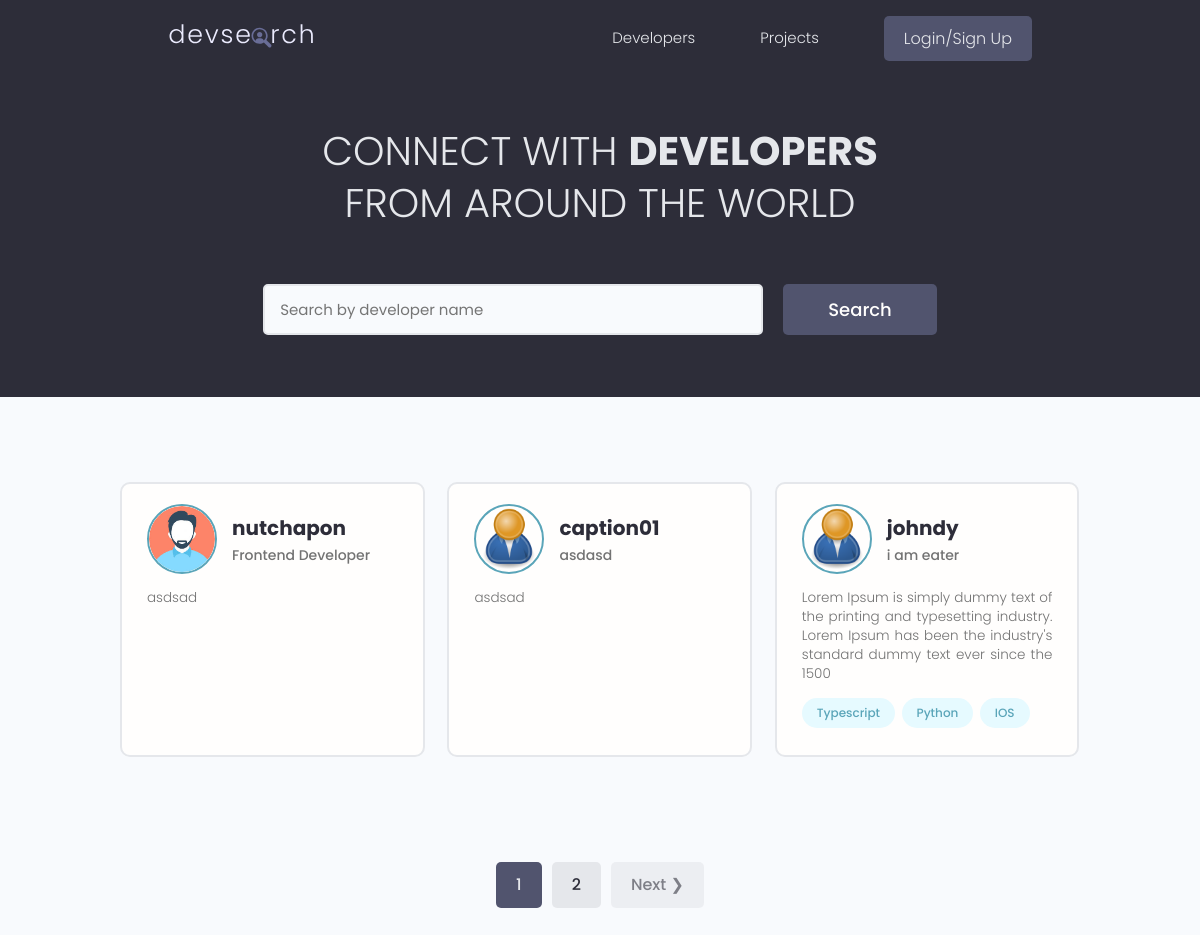
/, run on an earlier commit of the app's database.
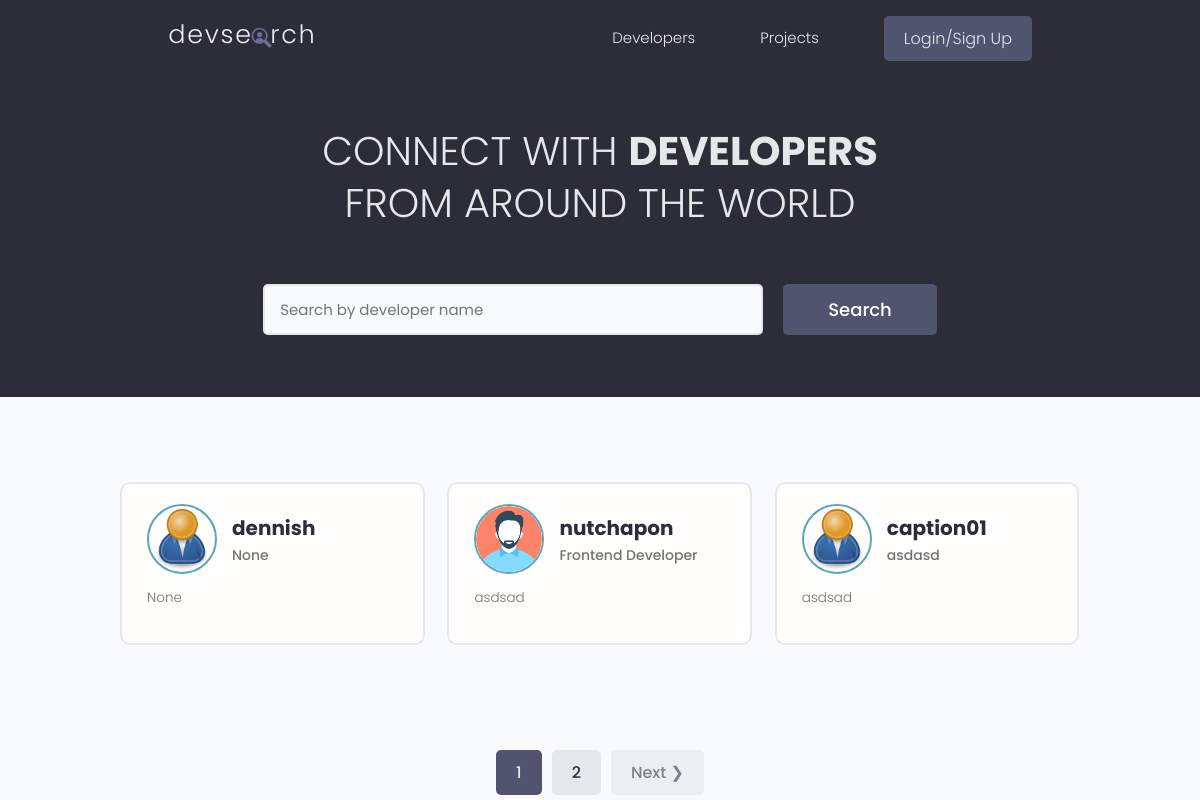
And on a later commit of the database.
### users/models.py (models this page shows, shortened)
class Profile(models.Model):
    user = models.OneToOneField(User, on_delete=models.CASCADE, null=True, blank=True)
    name = models.CharField(max_length=200, null=True, blank=True)
    username = models.CharField(max_length=200, null=True, blank=True)
    location = models.CharField(max_length=200, null=True, blank=True)
    email = models.EmailField(max_length=500, blank=True, null=True)
    short_intro =  models.CharField(max_length=200, null=True, blank=True)
    bio = models.TextField(null=True, blank=True)
    profile_image = models.ImageField(null=True, blank=True, upload_to='profiles/', default='profiles/user-default.png')
    social_github = models.CharField(max_length=200, null=True, blank=True)
    social_twitter = models.CharField(max_length=200, null=True, blank=True)
    social_linkedin = models.CharField(max_length=200, null=True, blank=True)
    social_youtube = models.CharField(max_length=200, null=True, blank=True)
    social_website = models.CharField(max_length=200, null=True, blank=True)
    created = models.DateTimeField(auto_now_add=True)
    id = models.UUIDField(
        default=uuid.uuid4,
        unique=True,
        primary_key=True,
        editable=False
    )

class Skill(models.Model):
    owner = models.ForeignKey(Profile, on_delete=models.CASCADE, null=True, blank=True)
    name = models.CharField(max_length=200, null=True, blank=True)
    description = models.TextField(null=True, blank=True)
    created = models.DateTimeField(auto_now_add=True)
    id = models.UUIDField(
        default=uuid.uuid4,
        unique=True,
        primary_key=True,
        editable=False
    )
    def __str__(self):
        return str(self.name)

### users/views.py (the view)
# urls.py: path('', views.profiles, name='profiles'),
def profiles(request):
    profiles, search_query = search_profiles(request)
    custom_range, profiles = paginate_profiles(request, profiles, 3)
    context = {
        'profiles': profiles,
        'search_query': search_query,
        'custom_range': custom_range
    }
    print(profiles)
    return render(request, 'users/profiles.html', context)

### users/utility.py (called while the page is built)
def paginate_profiles(request, profiles, results):
    page = request.GET.get('page')
    paginator = Paginator(profiles, results)
    try:
        profiles = paginator.page(page)
    except PageNotAnInteger:
        page = 1
        profiles = paginator.page(page)
    except EmptyPage:
        page = paginator.num_pages
        profiles = paginator.page(page)
    left_index = (int(page) - 4)
    if left_index < 1:
        left_index = 1
    right_index = (int(page) + 5)
    if right_index > paginator.num_pages:
        right_index = paginator.num_pages +  1
    custom_range = range(left_index, right_index)
    return custom_range, profiles

def search_profiles(request):
    search_query = ''
    if request.GET.get('search_query'):
        search_query = request.GET.get('search_query')
    skills = Skill.objects.filter(name__icontains=search_query)
    profiles = Profile.objects.distinct().filter(
        Q(name__icontains=search_query) |
        Q(short_intro__icontains=search_query) |
        Q(skill__in=skills)
    )
    return profiles, search_query

### users/templates/users/profiles.html (shortened to what this page needs)
{% extends 'main.html' %} {% block content %}
<main class="home">
    <section class="hero-section text-center">
        <div class="container container--narrow">
            <div class="hero-section__box">
                <h2>CONNECT WITH <span>DEVELOPERS</span></h2>
                <h2>FROM AROUND THE WORLD</h2>
            </div>
            <div id="searchForm" class="hero-section__search">
                <form class="form" action="{% url 'profiles' %}" method="get">
                    <div class="form__field">
                        <input
                            class="input input--text"
                            id="formInput#search"
                            type="text"
                            name="search_query"
                            placeholder="Search by developer name"
                            value="{{ search_query }}"
                        />
                    </div>
                    <input
                        class="btn btn--sub btn--lg"
                        type="submit"
                        value="Search"
                    />
                </form>
            </div>
        </div>
    </section>
    <section class="devlist">
        <div class="container">
            <div class="grid grid--three">
                {% for profile in profiles %}
                <div class="column card">
                    <div class="dev">
                        <a
                            href="{% url 'user-profile' profile.id %}"
                            class="card__body"
                        >
                            <div class="dev__profile">
                                <img
                                    class="avatar avatar--md"
                                    src="{{ profile.profile_image.url }}"
                                    alt="image"
                                />
                                <div class="dev__meta">
                                    <h3>{{ profile.name }}</h3>
                                    <h5>
                                        {{ profile.short_intro|slice:"60" }}
                                    </h5>
                                </div>
                            </div>
                            <p class="dev__info">
                                {{ profile.bio|slice:"150" }}
                            </p>
                            <div class="dev__skills">
                                {% for skill in profile.skill_set.all %}
                                <span class="tag tag--pill tag--main">
                                    <small>{{ skill }}</small>
                                </span>
                                {% endfor %}
                            </div>
                        </a>
                    </div>
                </div>
                {% endfor %}
            </div>
        </div>
    </section>
    {% include 'pagination.html' with queryset=profiles %}
</main>
{% endblock content %}

What changed in the data, as far as the page shows it:
no longer on this page (row unchanged): Profile: profile_image (placeholder picture), name "johndy", short_intro "i am eater", bio "Lorem Ipsum is simply dummy text of the printing and typesetting industry. Lorem Ipsum has been the industry's standard dummy text ever since the 1500"
no longer on this page (row unchanged): Skill: name "Typescript"
no longer on this page (row unchanged): Skill: name "Python"
no longer on this page (row unchanged): Skill: name "IOS"
added Profile: profile_image (placeholder picture), name "dennish", short_intro "None", bio "None"
